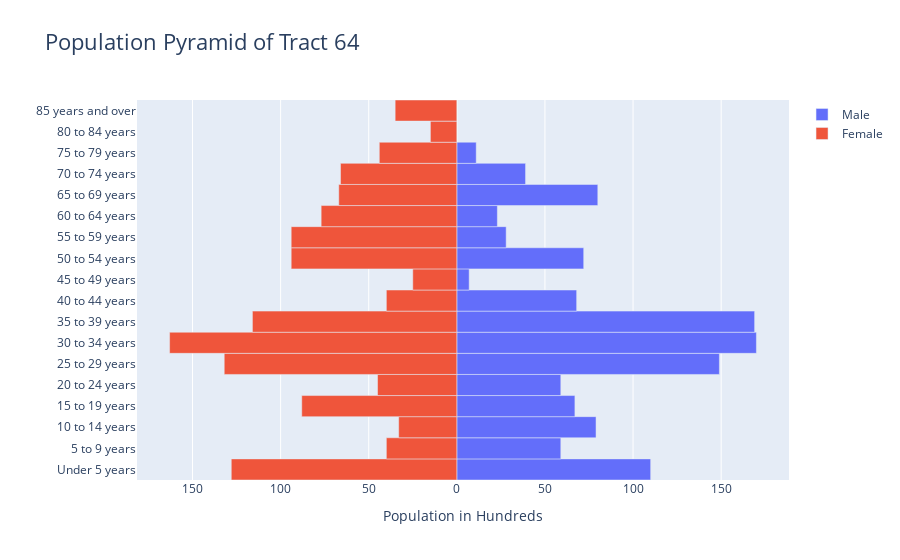

Notebook code for this chart:
### Code cell
import plotly.graph_objects as gp

y_age = list(tract_64_df['Label (Grouping)'])
x_M = tract_64_df[male_col]
x_F = tract_64_df[female_col] * -1

# x_F.reverse()

fig = gp.Figure()
  
# Adding Male data to the figure
fig.add_trace(gp.Bar(y= y_age, x = x_M, 
                     name = 'Male', 
                     orientation = 'h'))
  
# Adding Female data to the figure
fig.add_trace(gp.Bar(y = y_age, x = x_F,
                     name = 'Female', orientation = 'h'))
  
# Updating the layout for our graph
fig.update_layout(title = 'Population Pyramid of Tract 64', barmode = 'relative',
                 title_font_size = 22,
                 bargap = 0.0, bargroupgap = 0,
                 xaxis = dict(tickvals = [-200, -150, -100, -50,
                                          0, 50, 100, 150, 200],
                                
                              ticktext = ['200', '150', '100','50', '0', 
                                          '50', '100', '150', '200'],
                                
                              title = 'Population in Hundreds',
                              title_font_size = 14)
                 )
  
fig.show()

### Figure 1 — Plotly figure (JSON) as saved in the notebook; plotly's stock layout.template omitted (floating-point values rounded to 4 significant figures)
{"data": [{"name": "Male", "orientation": "h", "type": "bar", "x": [110, 59, 79, 67, 59, 149, 170, 169, 68, 7, 72, 28, 23, 80, 39, 11, 0, 0], "y": ["        Under 5 years", "        5 to 9 years", "        10 to 14 years", "        15 to 19 years", "        20 to 24 years", "        25 to 29 years", "        30 to 34 years", "        35 to 39 years", "        40 to 44 years", "        45 to 49 years", "        50 to 54 years", "        55 to 59 years", "        60 to 64 years", "        65 to 69 years", "        70 to 74 years", "        75 to 79 years", "        80 to 84 years", "        85 years and over"]}, {"name": "Female", "orientation": "h", "type": "bar", "x": [-128, -40, -33, -88, -45, -132, -163, -116, -40, -25, -94, -94, -77, -67, -66, -44, -15, -35], "y": ["        Under 5 years", "        5 to 9 years", "        10 to 14 years", "        15 to 19 years", "        20 to 24 years", "        25 to 29 years", "        30 to 34 years", "        35 to 39 years", "        40 to 44 years", "        45 to 49 years", "        50 to 54 years", "        55 to 59 years", "        60 to 64 years", "        65 to 69 years", "        70 to 74 years", "        75 to 79 years", "        80 to 84 years", "        85 years and over"]}], "layout": {"bargap": 0, "bargroupgap": 0, "barmode": "relative", "title": {"font": {"size": 22}, "text": "Population Pyramid of Tract 64"}, "xaxis": {"ticktext": ["200", "150", "100", "50", "0", "50", "100", "150", "200"], "tickvals": [-200, -150, -100, -50, 0, 50, 100, 150, 200], "title": {"font": {"size": 14}, "text": "Population in Hundreds"}}}}
